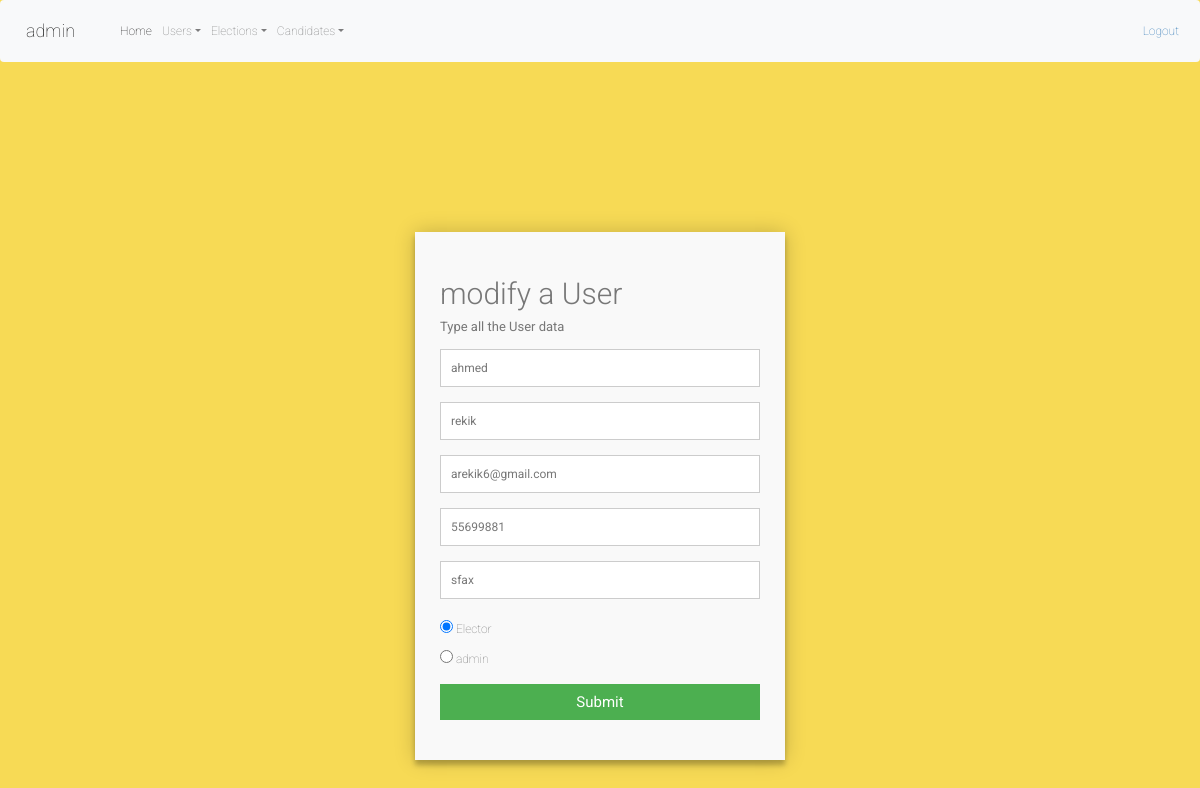
The page /admin/users/modifyUser.php?id=1 (signed in) on the database as committed earlier.
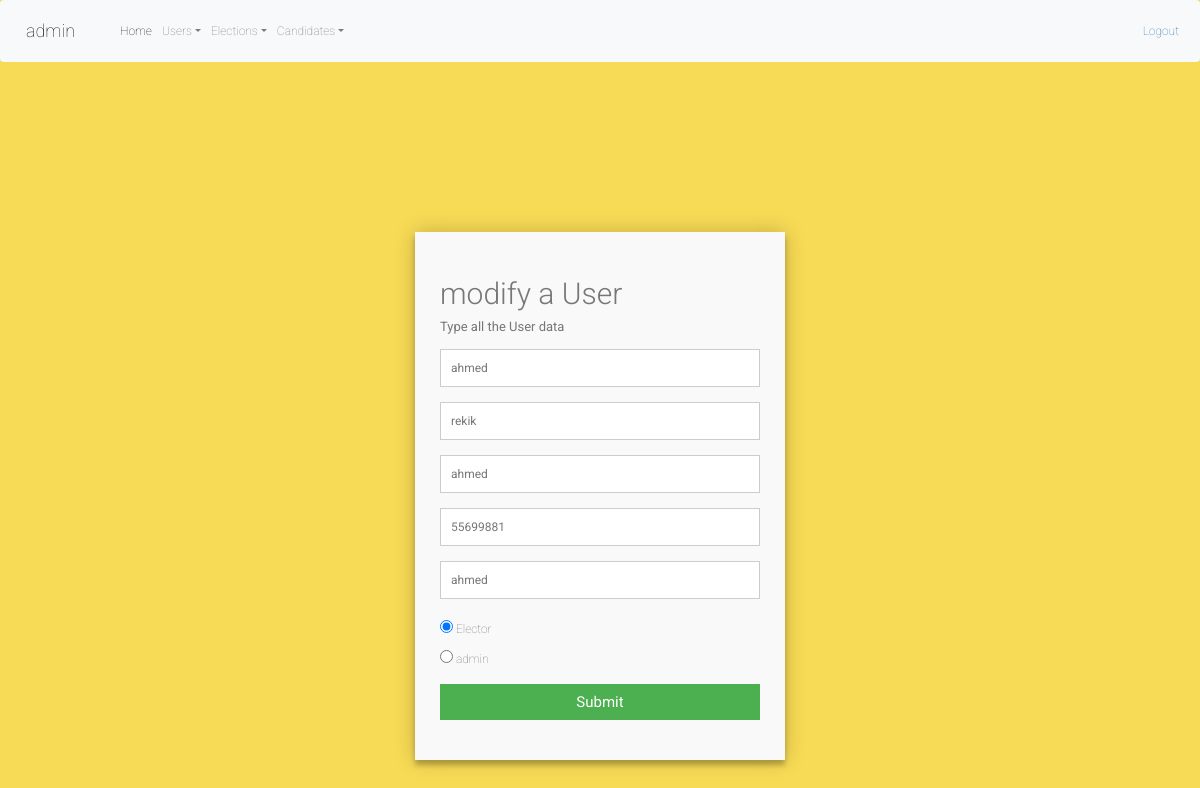
The same page on the database as committed later.
### tables this page shows
CREATE TABLE `user` (
  `id` int(11) NOT NULL,
  `firstName` varchar(10) NOT NULL,
  `lastName` varchar(10) NOT NULL,
  `address` varchar(25) NOT NULL,
  `email` varchar(20) NOT NULL,
  `password` varchar(20) NOT NULL,
  `tel` varchar(12) NOT NULL,
  `role` int(1) NOT NULL DEFAULT '0'
);

### admin/users/modifyUser.php (the view, shortened to what this page needs)
<?php
$bdd = ConnexionBD::getInstance();
if(isset($_SESSION['username']) && isset($_SESSION['password']) && isset($_SESSION['role'])) {
    if($_SESSION['role']){
        $id = $_GET["id"];
            $req = $bdd->prepare('SELECT * FROM user WHERE id=?');
            $req->execute(array($id));
            $user = $req->fetch(PDO::FETCH_OBJ);
        include '../../includes/header.php';
        ?>
        <link rel="stylesheet" href="../../assets/css/style.css">
        <div class="container">
            <form id="contact" action="./showUser.php" method="post">
                <h3>modify a User</h3>
                <h4>Type all the User data</h4>
                <fieldset>
                    <input type="text" name="first" placeholder="First Name" value="<?=$user->firstName?>"/>
                </fieldset>
                <fieldset>
                    <input type="text" name="last" placeholder="Last Name" value="<?=$user->lastName?>" />
                </fieldset>
                <fieldset>
                    <input type="email" name="email" placeholder="Email" value="<?=$user->email?>"/>
                </fieldset>
                <fieldset>
                    <input type="text" name="tel" placeholder="Tel" value="<?=$user->tel?>"/>
                </fieldset>
                <fieldset>
                    <input type="text" name="address" placeholder="Address" value="<?=$user->address?>"/>
                </fieldset>
                <fieldset>
                    <?php if($user->role){?>
                        <input type="radio" name="role" value="0"> Elector<br>
                        <input type="radio" name="role" value="1" checked> admin<br>
                    <?php }else{?>
                        <input type="radio" name="role" value="0" checked> Elector<br>
                        <input type="radio" name="role" value="1"> admin<br>
                    <?php }?>
                </fieldset>
                <fieldset>
                    <button name="submit" type="submit" id="contact-submit" data-submit="...Adding">Submit</button>
                </fieldset>
            </form>
        </div>
        <?php
    }
    else{
        header("Location: ../login");
    }
}
else{
    header("Location: ../login");
}
?>

Rows that differ between the two databases and show on the page:
changed user "ahmed": email "arekik6@gmail.com" → "ahmed"; address "sfax" → "ahmed"
